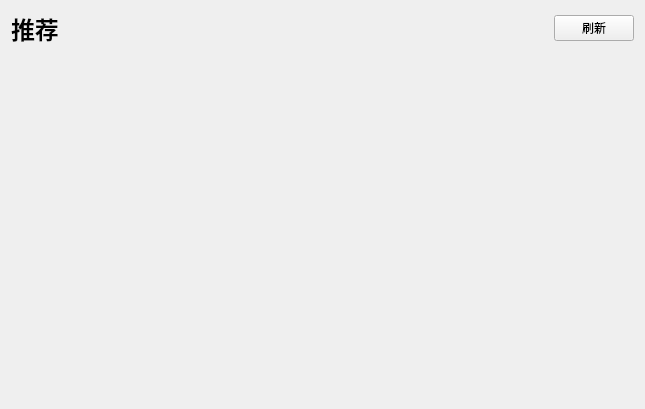
<?xml version="1.0" encoding="UTF-8"?>
<ui version="4.0">
 <class>RecommendPage</class>
 <widget class="QWidget" name="RecommendPage">
  <property name="geometry">
   <rect>
    <x>0</x>
    <y>0</y>
    <width>645</width>
    <height>409</height>
   </rect>
  </property>
  <property name="windowTitle">
   <string>Form</string>
  </property>
  <layout class="QVBoxLayout" name="verticalLayout">
   <item>
    <layout class="QHBoxLayout" name="horizontalLayout">
     <item>
      <widget class="QLabel" name="title">
       <property name="font">
        <font>
         <pointsize>18</pointsize>
         <weight>75</weight>
         <bold>true</bold>
        </font>
       </property>
       <property name="text">
        <string>推荐</string>
       </property>
      </widget>
     </item>
     <item>
      <spacer name="horizontalSpacer">
       <property name="orientation">
        <enum>Qt::Horizontal</enum>
       </property>
       <property name="sizeHint" stdset="0">
        <size>
         <width>40</width>
         <height>20</height>
        </size>
       </property>
      </spacer>
     </item>
     <item>
      <widget class="QPushButton" name="pushButton">
       <property name="text">
        <string>刷新</string>
       </property>
      </widget>
     </item>
    </layout>
   </item>
   <item>
    <widget class="SmoothListWidget" name="listWidget">
     <property name="minimumSize">
      <size>
       <width>0</width>
       <height>0</height>
      </size>
     </property>
     <property name="styleSheet">
      <string notr="true">QListView,QScrollArea,QWidget#viewport,QWidget#scrollAreaWidgetContents
{
    background-color:transparent;
    margin:0px;
}
/**列表项选中*/
QListWidget::item::selected
{ 
    background-color:transparent;
}</string>
     </property>
     <property name="frameShape">
      <enum>QFrame::StyledPanel</enum>
     </property>
     <property name="verticalScrollBarPolicy">
      <enum>Qt::ScrollBarAsNeeded</enum>
     </property>
     <property name="horizontalScrollBarPolicy">
      <enum>Qt::ScrollBarAlwaysOff</enum>
     </property>
     <property name="autoScroll">
      <bool>true</bool>
     </property>
     <property name="autoScrollMargin">
      <number>10</number>
     </property>
     <property name="resizeMode">
      <enum>QListView::Fixed</enum>
     </property>
    </widget>
   </item>
  </layout>
 </widget>
 <customwidgets>
  <customwidget>
   <class>SmoothListWidget</class>
   <extends>QListWidget</extends>
   <header>src/widgets/common/smoothlistwidget.h</header>
  </customwidget>
 </customwidgets>
 <resources/>
 <connections/>
</ui>
